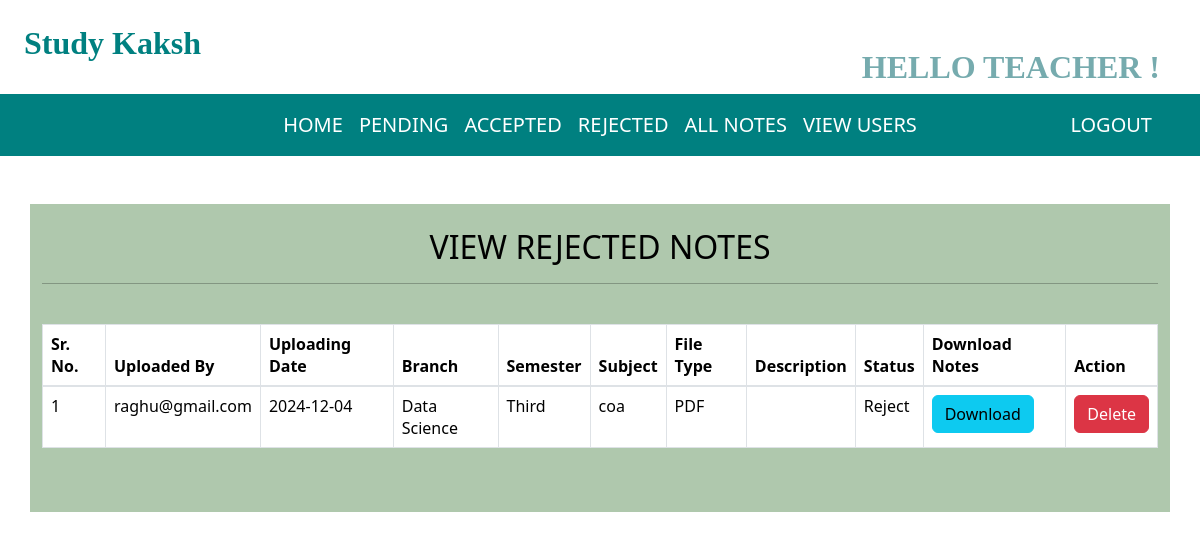
The page /rejected_notes (signed in) on the database its author committed.
### notes/models.py (models this page shows, shortened)
class Notes(models.Model):
    user = models.ForeignKey(User, on_delete=models.CASCADE)
    uploadingdate = models.CharField(max_length=30)
    branch = models.CharField(max_length=30)
    semester = models.CharField(max_length=30)
    subject = models.CharField(max_length=30)
    notesfile = models.FileField(null=True)
    filetype = models.CharField(max_length=30)
    description = models.CharField(max_length=200, null=True)
    status = models.CharField(max_length=15)

### notes/views.py (the view)
# urls.py: path('rejected_notes', rejected_notes, name='rejected_notes'),
def rejected_notes(request):
    if not request.user.is_authenticated:
        return redirect('login_teacher')
    notes = Notes.objects.filter(status="Reject")
    d = {'notes': notes}
    return render(request, 'rejected_notes.html', d)

### notes/templates/rejected_notes.html (shortened to what this page needs)
{% extends 'teacher_nav.html' %}
{% load static %}
{% block body %}
<link href=" https://cdnjs.cloudflare.com/ajax/libs/twitter-bootstrap/5.3.0/css/bootstrap.min.css" rel="stylesheet">
<link href="https://cdn.datatables.net/2.0.2/css/dataTables.bootstrap5.css" rel="stylesheet">
<div class="container-fluid mt-5" style="background-color : AFC8AD ;width: 95%;"><br>
    <H2 class="text-center">VIEW REJECTED NOTES</H2>
    <hr>
    <br>
    <table class="table table-bordered" id="example">
        <thead>
        <tr>
            <th>Sr. No.</th>
            <th>Uploaded By</th>
            <th>Uploading Date</th>
            <th>Branch</th>
            <th>Semester</th>
            <th>Subject</th>
            <th>File Type</th>
            <th>Description</th>
            <th>Status</th>
            <th>Download Notes</th>
            <th>Action</th>
        </tr>
        </thead>
        <tbody>
        {% for i in notes%}
        <tr>
            <td>{{forloop.counter}}</td>
            <td>{{i.user.username}}</td>
            <td>{{i.uploadingdate}}</td>
            <td>{{i.branch}}</td>
            <td>{{i.semester}}</td>
            <td>{{i.subject}}</td>
            <td>{{i.filetype}}</td>
            <td>{{i.description}}</td>
            <td>{{i.status}}</td>
            <td><a class="btn btn-info" download href="{{i.notesfile.url}}">Download</a></td>
            <td><a class="btn btn-danger" href="{% url 'delete_notes' i.id %}"
                   onclick="return confirm('Are you sure...?')">Delete</a></td>
        </tr>
        {% endfor %}
        </tbody>
    </table>
    <br><br>
</div>
{% endblock %}

### notes/templates/rejected_notes.html (style rules this page uses)
body { background-color: #white; color: black; }
hr { border-color: black; }
.table th, .table td { color: black; }

### rows shown on the page
Notes: user.username "raghu@gmail.com", uploadingdate "2024-12-04", branch "Data Science", semester "Third", subject "coa", filetype "PDF", status "Reject"
